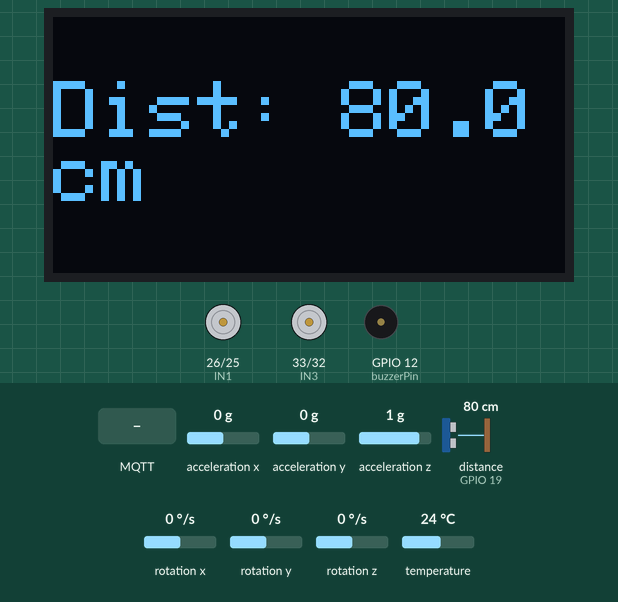
The sketch below on a simulated ESP32. On the bench: 128×64 one-colour display, motor-driver pin pairs drawn as motors (green arrow = first pin HIGH = forward, orange = second pin HIGH = backward, longer = more drive, scaled by the enable pin), buzzer (waves = sounding). Wiring (inferred from the names in the program): ultrasonic range finder: trigger GPIO 18; echo GPIO 19. Inputs (shaded band) come from the test bench; at power-on: distance to the obstacle (sensor on GPIO 19) 80 cm, acceleration x 0 g, acceleration y 0 g, acceleration z 1 g, rotation x 0 °/s, rotation y 0 °/s, rotation z 0 °/s, temperature 24 °C. The echo pulse lasts 58.3 µs per cm; WiFi joins after 1.5 s; servers stay silent unless stated; no MQTT or app messages arrive unless stated; what the sketch prints to the serial monitor is not drawn.

Above: at 2.8 s.
2.9 s: distance to the obstacle (sensor on GPIO 19) set to 23 cm
At 3.8 s:
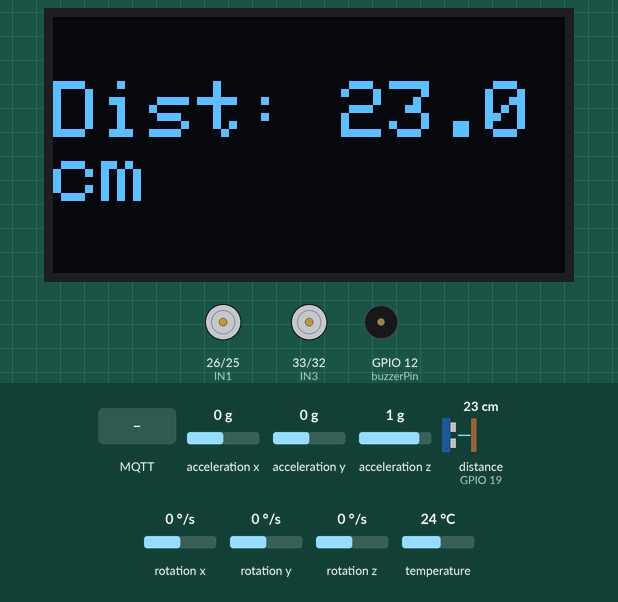
4.4 s: distance to the obstacle (sensor on GPIO 19) set to 18 cm
At 4.9 s:
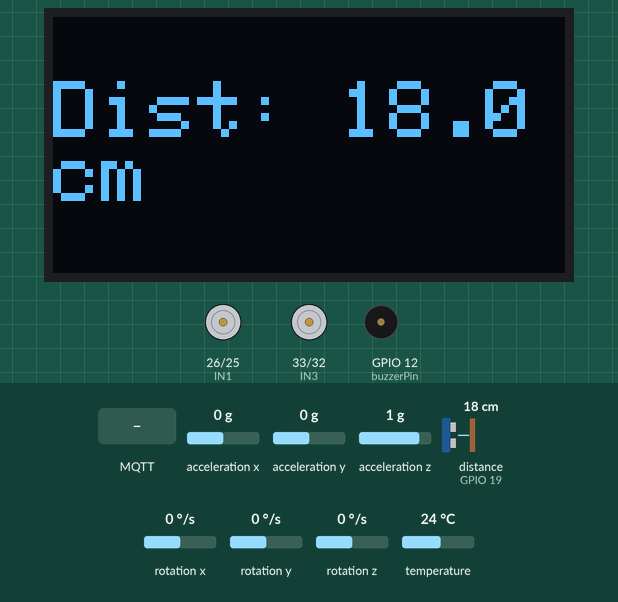
7.4 s: MQTT message "frente" arrives on the first subscribed topic
10.0 s: MQTT message "tras" arrives on the first subscribed topic
12.3 s: MQTT message "esquerda" arrives on the first subscribed topic
14.6 s: MQTT message "direita" arrives on the first subscribed topic
Timing chart, 0 to 17.9 s (numbered marks = the images above; inputs shaded):
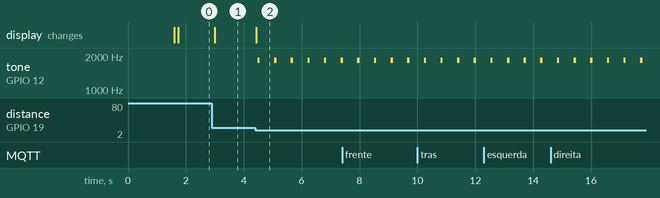

The sketch:

sketch_may23a.ino
```cpp
#include <Wire.h>
#include <Adafruit_MPU6050.h>
#include <Adafruit_Sensor.h>
#include <WiFi.h>
#include <PubSubClient.h>
#include <Adafruit_GFX.h>
#include <Adafruit_SSD1306.h>

// — Dimensões e endereço do OLED —
#define SCREEN_WIDTH   128
#define SCREEN_HEIGHT   64
#define OLED_RESET     -1
#define SCREEN_ADDR    0x3C

// — Instância de I2C dedicada ao OLED —
TwoWire I2C_OLED = TwoWire(1);
Adafruit_SSD1306 display(SCREEN_WIDTH, SCREEN_HEIGHT, &I2C_OLED, OLED_RESET);

// — Configurações Wi-Fi / MQTT —
const char* ssid        = "";
const char* password    = "";
const char* mqtt_server = "";

// — Tópicos MQTT —
const char* topic_cmd    = "carro/comando";
const char* topic_sensor = "carro/sensor";

// — Pinos do driver de motor —
const int IN1 = 26, IN2 = 25, IN3 = 33, IN4 = 32;
const int ENA = 14, ENB = 27;

// — Velocidade padrão (0–255) —
int velocidade = 200;

// — Ultrassónico e buzzer —
const int trigPin   = 18;
const int echoPin   = 19;
const int buzzerPin = 12;

// — Parâmetros sonoros —
const float limiteAlerta  = 20.0;
const float limiteCritico =  9.0;
const int   tomHz         = 2000;
const int   durBipMs      =   50;
const int pauseMaxNorm    =  500;
const int pauseMinNorm    =  200;
const int pauseMaxCrit    =   10;
const int pauseMinCrit    =   10;

WiFiClient      espClient;
PubSubClient    client(espClient);
Adafruit_MPU6050 mpu;

// — Funções de movimento —
void parar() {
  digitalWrite(IN1, LOW);
  digitalWrite(IN2, LOW);
  digitalWrite(IN3, LOW);
  digitalWrite(IN4, LOW);
}

void frente() {
  digitalWrite(IN1, HIGH);
  digitalWrite(IN2, LOW);
  digitalWrite(IN3, HIGH);
  digitalWrite(IN4, LOW);
}

void tras() {
  digitalWrite(IN1, LOW);
  digitalWrite(IN2, HIGH);
  digitalWrite(IN3, LOW);
  digitalWrite(IN4, HIGH);
}

void esquerda() {
  digitalWrite(IN1, HIGH);
  digitalWrite(IN2, LOW);
  digitalWrite(IN3, LOW);
  digitalWrite(IN4, HIGH);
}

void direita() {
  digitalWrite(IN1, LOW);
  digitalWrite(IN2, HIGH);
  digitalWrite(IN3, HIGH);
  digitalWrite(IN4, LOW);
}

// — Callback MQTT para comandos manuais —
void mqttCallback(char* topic, byte* payload, unsigned int length) {
  String cmd;
  for (unsigned int i = 0; i < length; i++) cmd += (char)payload[i];
  if      (cmd == "frente")   frente();
  else if (cmd == "tras")     tras();
  else if (cmd == "esquerda") esquerda();
  else if (cmd == "direita")  direita();
  else                        parar();
}

// — Wi-Fi / MQTT setup e reconnect —
void setup_wifi() {
  WiFi.begin(ssid, password);
  while (WiFi.status() != WL_CONNECTED) {
    delay(500);
    Serial.print(".");
  }
  Serial.println("\nWi-Fi OK, IP: " + WiFi.localIP().toString());
  client.setServer(mqtt_server, 1883);
  client.setCallback(mqttCallback);
}
void reconnect_mqtt() {
  while (!client.connected()) {
    if (client.connect("ESP32Client")) {
      client.subscribe(topic_cmd);
    } else {
      delay(2000);
    }
  }
}

// — Ultrassónico + buzzer setup —
void setup_ultra() {
  pinMode(trigPin, OUTPUT);
  pinMode(echoPin, INPUT);
  pinMode(buzzerPin, OUTPUT);
}
void playTone(int freq, int dur) {
  unsigned long t0 = millis();
  int meio = 1000000 / (2 * freq);
  while (millis() - t0 < dur) {
    digitalWrite(buzzerPin, HIGH);
    delayMicroseconds(meio);
    digitalWrite(buzzerPin, LOW);
    delayMicroseconds(meio);
  }
}

void setup() {
  Serial.begin(115200);
  delay(100);

  // configura pinos de velocidade e direção
  pinMode(ENA, OUTPUT);
  pinMode(ENB, OUTPUT);
  pinMode(IN1, OUTPUT);
  pinMode(IN2, OUTPUT);
  pinMode(IN3, OUTPUT);
  pinMode(IN4, OUTPUT);
  parar();

  // ultrassónico e buzzer
  setup_ultra();

  // MPU6050 (sem alterações!)
  Wire.begin();
  Serial.println("Iniciando MPU6050…");
  if (!mpu.begin()) {
    Serial.println("Erro: MPU6050 não encontrado!");
    while (1) delay(10);
  }
  mpu.setAccelerometerRange(MPU6050_RANGE_8_G);
  mpu.setGyroRange(MPU6050_RANGE_250_DEG);
  mpu.setFilterBandwidth(MPU6050_BAND_21_HZ);
  Serial.println("MPU6050 OK");

  // Wi-Fi e MQTT
  setup_wifi();

  // OLED: inicializa I2C próprio e display
  I2C_OLED.begin(17, 16);  // SDA = GPIO17, SCL = GPIO16
  if (!display.begin(SSD1306_SWITCHCAPVCC, SCREEN_ADDR)) {
    Serial.println("Erro ao iniciar SSD1306!");
    for (;;);
  }
  display.clearDisplay();
  display.display();
}

void loop() {
  if (!client.connected()) reconnect_mqtt();
  client.loop();

  // publicações MPU (sem alterações!)
  sensors_event_t accel, gyro, temp;
  mpu.getEvent(&accel, &gyro, &temp);
  char buf[128];
  snprintf(buf, sizeof(buf),
    "{\"ax\":%.3f,\"ay\":%.3f,\"az\":%.3f,"
    "\"gx\":%.3f,\"gy\":%.3f,\"gz\":%.3f}",
    accel.acceleration.x, accel.acceleration.y, accel.acceleration.z,
    gyro.gyro.x, gyro.gyro.y, gyro.gyro.z
  );
  client.publish(topic_sensor, buf);

  // leitura ultrassónica
  digitalWrite(trigPin, LOW);  delayMicroseconds(2);
  digitalWrite(trigPin, HIGH); delayMicroseconds(10);
  digitalWrite(trigPin, LOW);
  unsigned long dur = pulseIn(echoPin, HIGH, 30000);
  float dist = (dur > 0) ? (dur * 0.0343f) / 2.0f : -1;

  // — MOSTRA DISTÂNCIA NO OLED (sem alterar MPU) —
  display.clearDisplay();
  display.setTextSize(2);
  display.setTextColor(SSD1306_WHITE);
  display.setCursor(0, 16);
  if (dist > 0) {
    char dstr[16];
    snprintf(dstr, sizeof(dstr), "Dist: %.1fcm", dist);
    display.println(dstr);
  } else {
    display.println("Sem eco");
  }
  display.display();

  // aviso sonoro e paragem
  if (dist > 0 && dist <= limiteAlerta) {
    int pausa;
    float frac = (dist <= limiteCritico)
      ? constrain(dist / limiteCritico, 0.0, 1.0)
      : constrain((dist - limiteCritico) / (limiteAlerta - limiteCritico), 0.0, 1.0);
    if (dist <= limiteCritico)
      pausa = pauseMinCrit + frac * (pauseMaxCrit - pauseMinCrit);
    else
      pausa = pauseMinNorm + frac * (pauseMaxNorm - pauseMinNorm);
    playTone(tomHz, durBipMs);
    delay(pausa);
  }
  if (dist > 0 && dist <= limiteCritico) {
    parar();
  }

  delay(50);
}
```

Measured:
- the behaviour switches between 21 and 20 cm on distance to the obstacle (sensor on GPIO 19) (found by bisection; images 1 and 2)
- after the input at 2.9 s, the display: changes after 0.09 s (image 1)
- after the input at 4.4 s, tone on GPIO 12 (buzzerPin): alternates 1826 Hz for 0.08 s and silent for 0.49 s, starting after 0.08 s; the display: changes at once (image 2)
